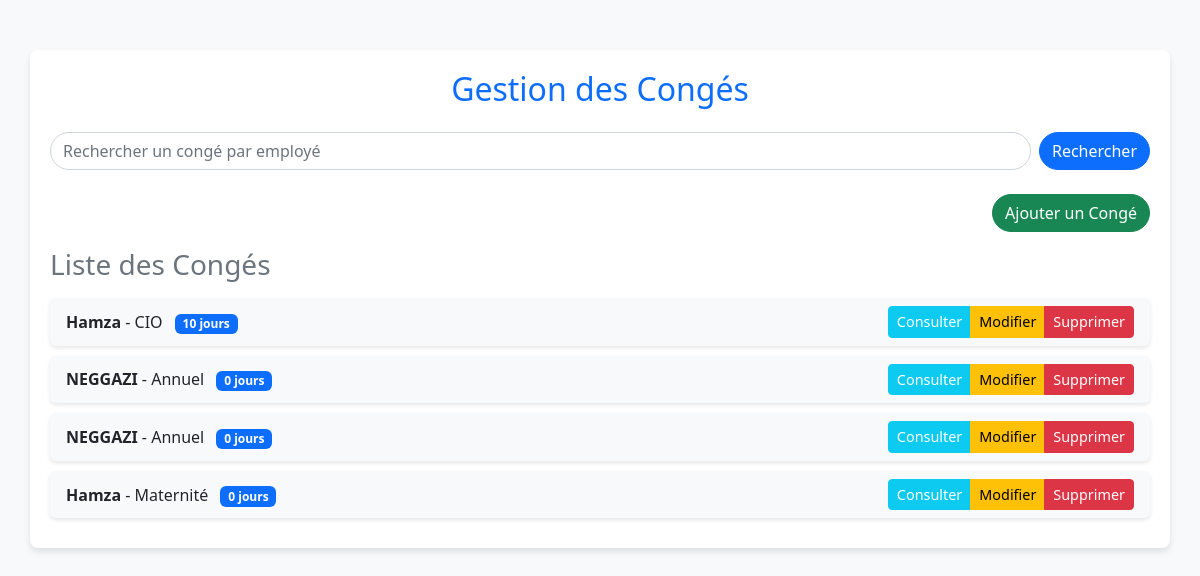
Before: /conges/ with the older database file.
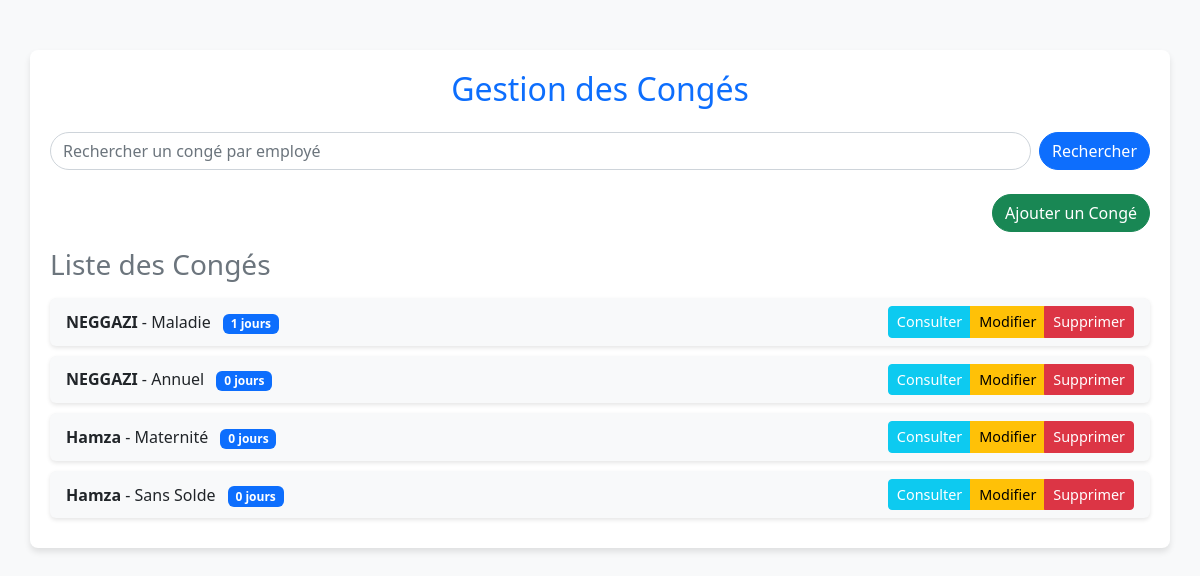
After: the same page with the newer database file.
### app1/models.py (models this page shows, shortened)
class Conge(models.Model):
    TYPE_CONGE_CHOICES = [
        ('Annuel', 'Congé Annuel'),
        ('Maladie', 'Congé Maladie'),
        ('Maternité', 'Congé Maternité/Paternité'),
        ('Sans Solde', 'Congé Sans Solde'),
    ]
    employe = models.ForeignKey(
        Employe,
        on_delete=models.CASCADE,
        related_name="conges",
        verbose_name="Employé"
    )
    type_conge = models.CharField(
        max_length=20,
        choices=TYPE_CONGE_CHOICES,
        verbose_name="Type de congé"
    )
    date_debut = models.DateField(verbose_name="Date de début")
    date_fin = models.DateField(verbose_name="Date de fin")
    jours_utilises = models.PositiveIntegerField(editable=False, verbose_name="Jours utilisés")
    solde_initial = models.PositiveIntegerField(verbose_name="Solde initial")
    solde_restant = models.PositiveIntegerField(verbose_name="Solde restant", editable=False)
    class Meta:
        verbose_name = "Congé"
        verbose_name_plural = "Congés"
        ordering = ['-date_debut']  # Tri par date de début décroissante

class Employe(models.Model):
    nom = models.CharField(max_length=100, verbose_name="Nom")
    prenom = models.CharField(max_length=100, verbose_name="Prénom")
    date_naissance = models.DateField(verbose_name="Date de naissance")
    date_embauche = models.DateField(verbose_name="Date d'embauche")
    adresse = models.TextField(verbose_name="Adresse")
    service = models.ForeignKey(
        'Service',
        on_delete=models.SET_NULL,
        null=True,
        blank=True,
        verbose_name="Service"
    )
    competences = models.TextField(verbose_name="Compétences", blank=True)
    historique_professionnel = models.TextField(verbose_name="Historique professionnel", blank=True)
    class Meta:
        verbose_name = "Employé"
        verbose_name_plural = "Employés"
        ordering = ['nom', 'prenom']  # Tri par nom puis prénom

### app1/views.py (the view)
# urls.py: path('conges/', views.recherche_conge, name='recherche_conge'),
def recherche_conge(request):
    query = request.GET.get('q', '')
    if query:
        conges = Conge.objects.filter(employe__nom__icontains=query)  # Filtrer par nom de l'employé
    else:
        conges = Conge.objects.all()  # Récupérer tous les congés
    context = {
        'conges': conges,
        'query': query,
    }
    return render(request, 'recherche_conge.html', context)

### app1/templates/recherche_conge.html (shortened to what this page needs)
{% load static %}
<!DOCTYPE html>
<html lang="fr">
<head>
    <link rel="stylesheet" href="{% static 'css/bootstrap.min.css' %}">
</head>
<body>
<div class="container main-container">
    <h2 class="text-center text-primary mb-4">Gestion des Congés</h2>
    <form method="GET" class="search-form d-flex mb-4">
        <input type="text" name="q" class="form-control me-2" placeholder="Rechercher un congé par employé" value="{{ query }}">
        <button type="submit" class="btn btn-primary btn-custom">Rechercher</button>
    </form>
    <div class="text-end mb-3">
        <a href="{% url 'ajouter_conge' %}" class="btn btn-success btn-custom">Ajouter un Congé</a>
    </div>
    <h3 class="text-secondary mb-3">Liste des Congés</h3>
    <div class="list-group">
        {% for conge in conges %}
            <div class="list-group-item d-flex justify-content-between align-items-center bg-light">
                <div>
                    <strong>{{ conge.employe.nom }}</strong> - {{ conge.type_conge }}
                    <span class="badge bg-primary ms-2">{{ conge.solde_restant }} jours</span>
                </div>
                <div class="btn-group" role="group">
                    <a href="{% url 'details_conge' conge.id %}" class="btn btn-info btn-sm text-white">Consulter</a>
                    <a href="{% url 'edit_conge' conge.id %}" class="btn btn-warning btn-sm">Modifier</a>
                    <a href="{% url 'delete_conge' conge.id %}" class="btn btn-danger btn-sm">Supprimer</a>
                </div>
            </div>
        {% empty %}
            <p class="text-center no-conge">Aucun congé trouvé.</p>
        {% endfor %}
    </div>
</div>
</body>
</html>

### app1/templates/recherche_conge.html (style rules this page uses)
body { background-color: #f8f9fa; }
.main-container { margin-top: 50px; padding: 20px; background: white; border-radius: 8px; box-shadow: 0 4px 6px rgba(0, 0, 0, 0.1); }
.search-form input { border-radius: 20px; }
.btn-custom { border-radius: 20px; }
.list-group-item { border: none; margin-bottom: 10px; border-radius: 6px; box-shadow: 0 2px 4px rgba(0, 0, 0, 0.1); }
.list-group-item .btn { font-size: 0.9rem; }

Changed rows visible on the page:
removed Conge: employe.nom "Hamza", type_conge "CIO", solde_restant "10"
changed Conge: type_conge "Annuel" → "Maladie"; solde_restant "0" → "1"
added Conge: employe.nom "Hamza", type_conge "Sans Solde", solde_restant "0"
